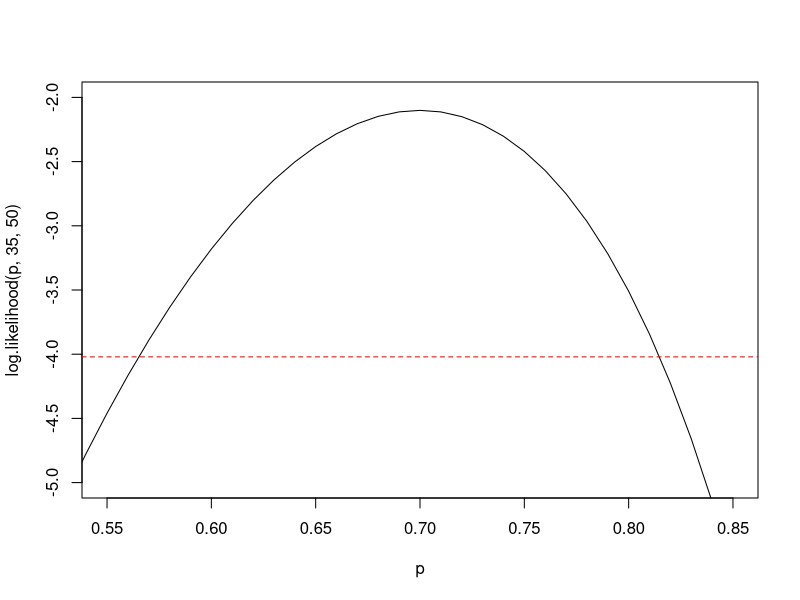

This chart was generated by the following R code: (Note: this script raises an error after producing the figure.)
p <- seq(0.01,0.99,0.01)
log.likelihood <- function(param,y,n){
  #define parameters
  p <- param
  #Likelihood calculatoin
  L_p <- choose(n,y) * p ^ y * (1 - p) ^ (n - y)
  #log likelihood
  l_p <- log(L_p)
  return(l_p)
}
optimize(log.likelihood, interval = c(0,1), n=50,y=35, maximum = T)

plot(log.likelihood(p,35,50)~p, type="l", xlim=c(0.55,0.85), ylim=c(-5,-2))
abline(h = -2.100895 -1.92, col='red', lty=2)
#Lower CI
uniroot(function(p){log.likelihood(p,y=35,n=50)+2.1-1.92}, interval = c(0,0.7))
uniroot(function(p){log.likelihood(p,y=35,n=50)+2.1+1.92}, interval = c(0,0.7))
#Upper CI
uniroot(function(p){log.likelihood(p,y=35,n=50)+2.1+1.92}, interval = c(0.7,1))

M2
#Profile Log-Likelihood For b
profile.log.likelihood<-function(b){
  f <- function(parm_acd)
  {logistic.log.likelihood.int(c(parm_acd[1],b,parm_acd[2],parm_acd[3]), dat=flowering)}
  temp <- optim(c(0,0,0), f, control = list(fnscale=--1))
  return(temp$value)
}
profile.log.likelihood(b=-0.03)

#plot the profile log-likelihood for a range of b, usually around its MLE
b<-seq(-0.19,-0.004,0.002)
profile.log.likelihood.value<-rep(NA,length(b))
for (i in 1:length(b)){
  profile.log.likelihood.value[i] <- profile.log.likelihood(b[i])
}
plot(b,profile.log.likelihood.value,type='l')
#draw a horizontal line which is 1.92 units below the maximum
abline(h=M2$value-1.92, col='red', lty=2)



